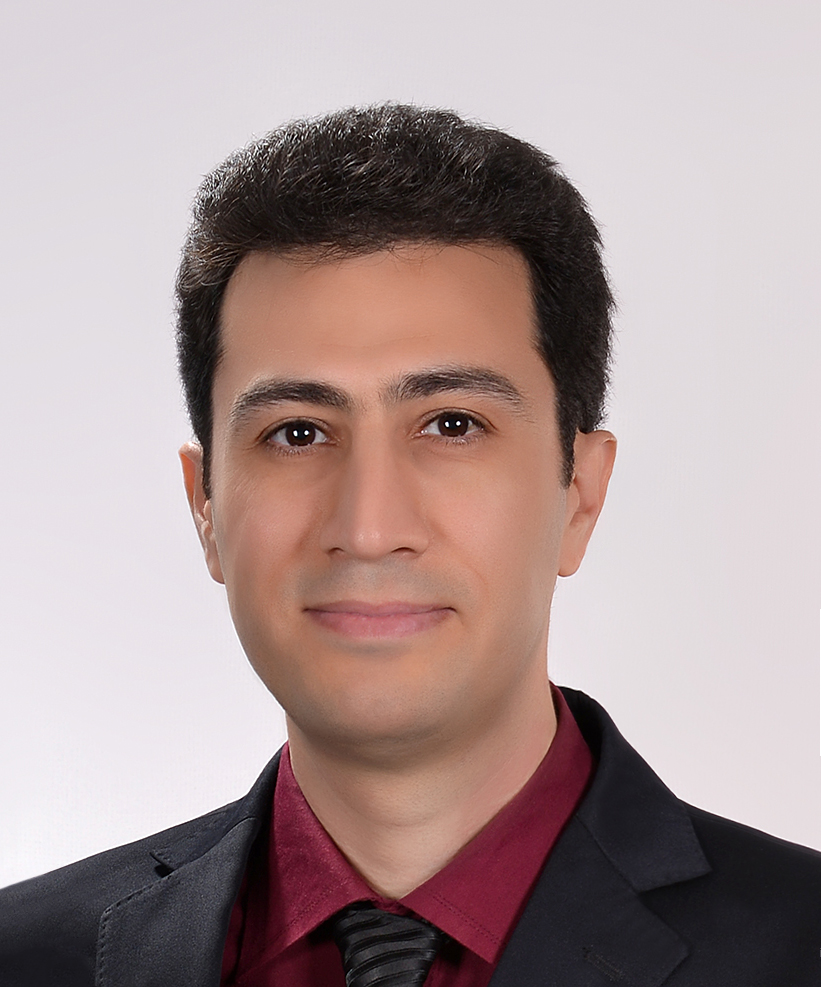
#> input picture image.png, 821 x 987 px
$ python image_flip.py
#> lines starting #> are read from the running program, lines starting #| are printed output that depends on the picture
# Code by AmirMotefaker

# Image Manipulation


## Flip

from PIL import Image, ImageDraw

# Load image:
input_image = Image.open("image.png")
#> input_image is the input picture: PIL image 821x987 RGB; mean R, G, B 170.3, 151.2, 150.6
input_pixels = input_image.load()

# Create output image
output_image = Image.new("RGB", input_image.size)
#> output_image: PIL image 821x987 RGB; every value is 0
draw = ImageDraw.Draw(output_image)

# Copy pixels
for x in range(output_image.width):
    for y in range(output_image.height):
        xp = input_image.width - x - 1
        draw.point((x, y), input_pixels[xp, y])

output_image.save("image_flip_output.png")
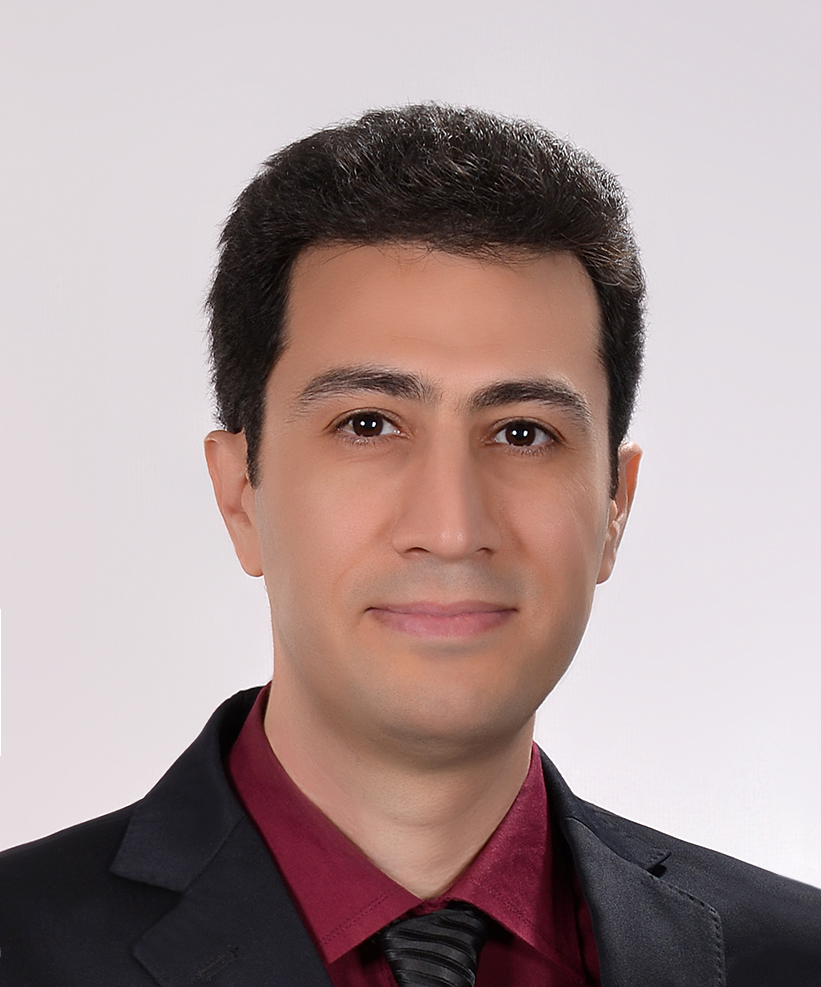
#> saved as image_flip_output.png: PIL image 821x987 RGB; mean R, G, B 170.3, 151.2, 150.6
